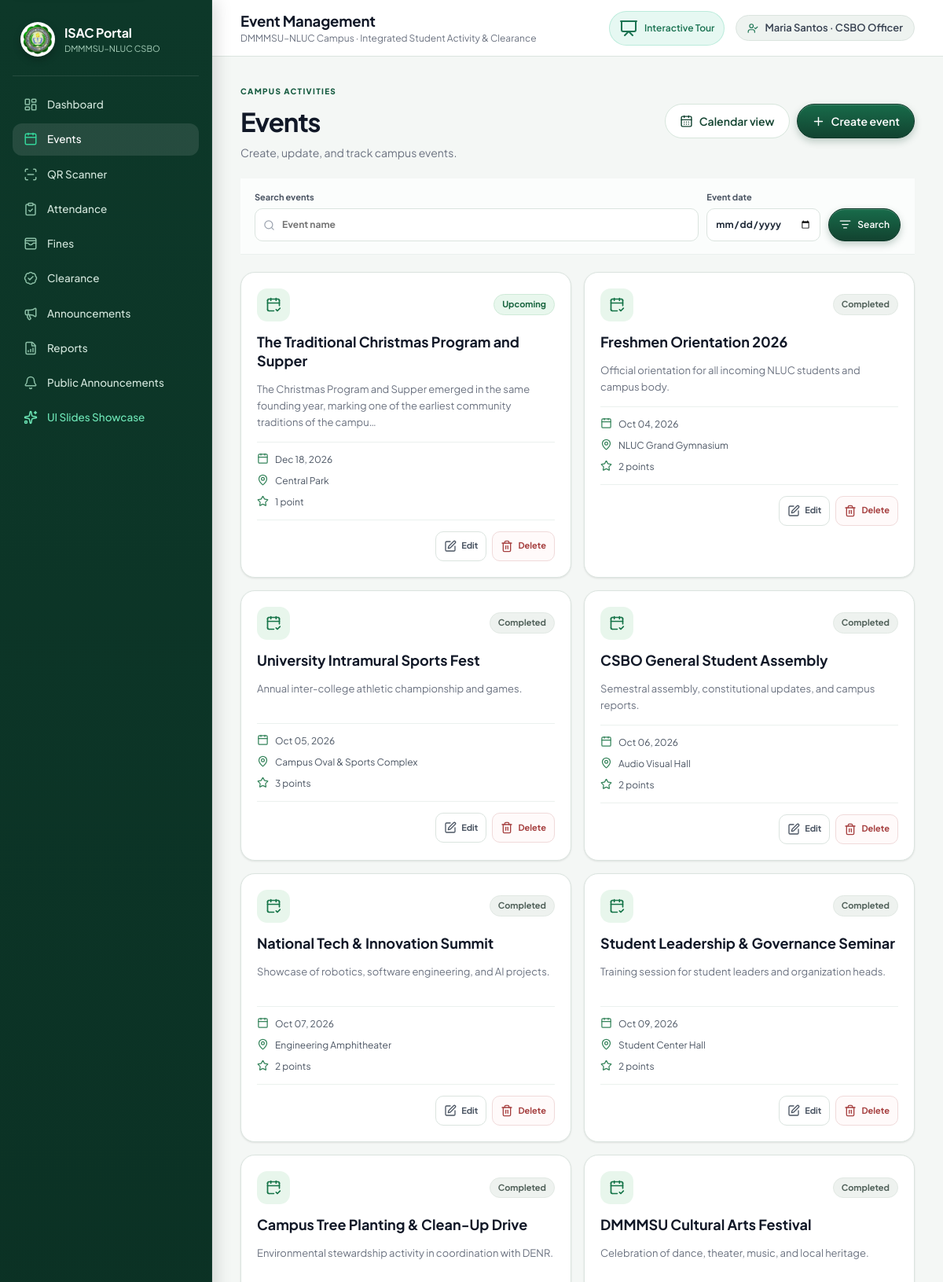
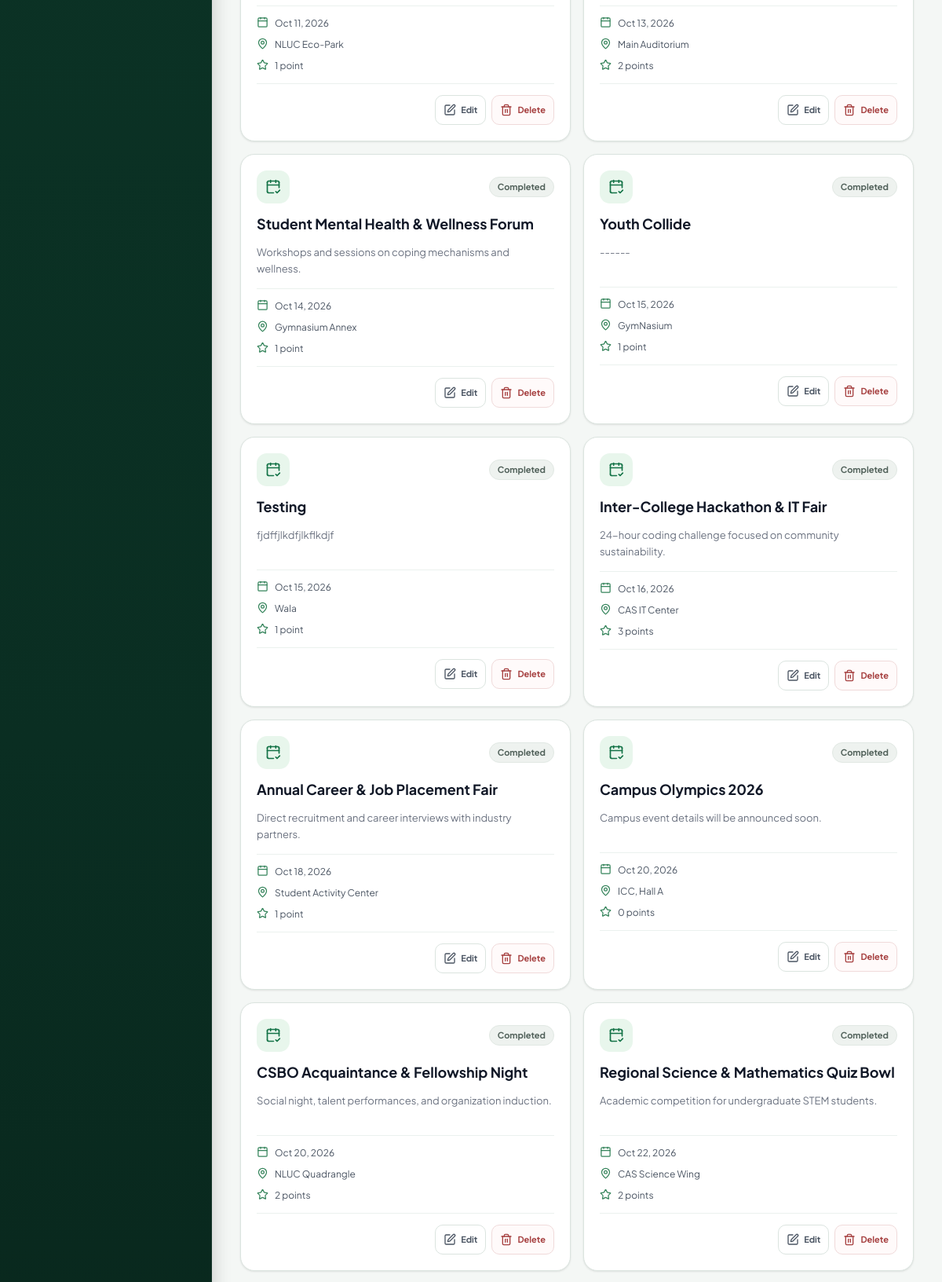
Screenshot of /officer/events/ (signed in, upper part) with the database file from the repository (2 pictures, top to bottom).
### portal/models.py (models this page shows, shortened)
class Profile(models.Model):
    ROLE_CHOICES = [("student","Student"),("officer","CSBO Officer"),("admin","Administrator")]
    user = models.OneToOneField(User, on_delete=models.CASCADE, related_name="profile")
    role = models.CharField(max_length=20, choices=ROLE_CHOICES, default="student")
    requested_role = models.CharField(max_length=20, choices=ROLE_CHOICES, blank=True, default="")
    student_no = models.CharField(max_length=30, unique=True, null=True, blank=True)
    first_name = models.CharField(max_length=80, blank=True)
    middle_name = models.CharField(max_length=80, blank=True)
    last_name = models.CharField(max_length=80, blank=True)
    college = models.ForeignKey(College, on_delete=models.SET_NULL, null=True, blank=True)
    program = models.ForeignKey(Program, on_delete=models.SET_NULL, null=True, blank=True)
    year_level = models.PositiveSmallIntegerField(default=1)
    photo = models.ImageField(upload_to="students/", blank=True, null=True)
    qr_token = models.UUIDField(default=uuid.uuid4, unique=True, editable=False)
    position = models.CharField(max_length=100, blank=True)

class Event(models.Model):
    STATUS = [("upcoming","Upcoming"),("ongoing","Ongoing"),("completed","Completed"),("cancelled","Cancelled")]
    title = models.CharField(max_length=180)
    description = models.TextField(blank=True)
    venue = models.CharField(max_length=180)
    event_date = models.DateField()
    start_time = models.TimeField()
    end_time = models.TimeField()
    points = models.PositiveIntegerField(default=1)
    status = models.CharField(max_length=20, choices=STATUS, default="upcoming")
    created_by = models.ForeignKey(User, on_delete=models.PROTECT, related_name="created_events")
    created_at = models.DateTimeField(auto_now_add=True)
    @property
    def current_status(self):
        if self.status == "cancelled":
            return "cancelled"
        now = timezone.localtime()
        tz = timezone.get_current_timezone()
        starts_at = timezone.make_aware(datetime.combine(self.event_date, self.start_time), tz)
        ends_at = timezone.make_aware(datetime.combine(self.event_date, self.end_time), tz)
        if now < starts_at:
            return "upcoming"
        if now < ends_at:
            return "ongoing"
        return "completed"
    @property
    def current_status_display(self):
        return dict(self.STATUS).get(self.current_status, self.current_status.title())

### portal/views.py (the view)
        def wrapped(request, *args, **kwargs):
            if not request.user.is_authenticated: return redirect("login")
            profile = getattr(request.user, "profile", None)
            if profile is None:
                if request.user.is_staff or request.user.is_superuser:
                    return redirect("admin:index")
                messages.error(request, "Your account does not have a portal profile. Please contact an administrator.")
                return redirect("login")
            role = profile.role
            if role not in roles:
                messages.error(request, "You do not have permission to access this page.")
                return redirect("dashboard")
            return view(request, *args, **kwargs)

### portal/views.py (called while the page is built)
def role_required(*roles):
    def deco(view):
        def wrapped(request, *args, **kwargs):
            if not request.user.is_authenticated: return redirect("login")
            profile = getattr(request.user, "profile", None)
            if profile is None:
                if request.user.is_staff or request.user.is_superuser:
                    return redirect("admin:index")
                messages.error(request, "Your account does not have a portal profile. Please contact an administrator.")
                return redirect("login")
            role = profile.role
            if role not in roles:
                messages.error(request, "You do not have permission to access this page.")
                return redirect("dashboard")
            return view(request, *args, **kwargs)
        return wrapped
    return deco

### templates/portal/events_manage.html (shortened to what this page needs)
{% extends "base.html" %}
{% block page_title %}Event Management{% endblock %}
{% block content %}
<section class="module-page">
  <div class="module-heading">
    <div><span class="module-eyebrow">Campus activities</span><h2>Events</h2><p>Create, update, and track campus events.</p></div>
    <div class="module-heading-actions">
      <a class="btn module-secondary" href="{% url 'event_calendar' %}"><i data-lucide="calendar-days" aria-hidden="true"></i> Calendar view</a>
      <a class="btn primary" href="{% url 'event_create' %}"><i data-lucide="plus" aria-hidden="true"></i> Create event</a>
    </div>
  </div>
  <form class="module-filter-bar event-filter-bar" method="get">
    <label class="module-search">
      <span>Search events</span>
      <i data-lucide="search" aria-hidden="true"></i>
      <input type="search" name="q" value="{{ q }}" placeholder="Event name">
    </label>
    <label><span>Event date</span><input type="date" name="event_date" value="{{ event_date }}"></label>
    <button class="btn primary" type="submit"><i data-lucide="list-filter" aria-hidden="true"></i> Search</button>
  </form>
  {% if events %}
  <div class="event-card-grid">
    {% for e in events %}
    <article class="event-card">
      <div class="event-card-top"><span class="event-card-icon"><i data-lucide="calendar-check-2" aria-hidden="true"></i></span><span class="badge event-status {{ e.current_status }}">{{ e.current_status_display }}</span></div>
      <h3>{{ e.title }}</h3>
      <p class="event-card-description">{{ e.description|default:"Campus event details will be announced soon."|truncatechars:130 }}</p>
      <div class="event-card-meta"><span><i data-lucide="calendar" aria-hidden="true"></i>{{ e.event_date|date:"M d, Y" }}</span><span><i data-lucide="map-pin" aria-hidden="true"></i>{{ e.venue }}</span><span><i data-lucide="star" aria-hidden="true"></i>{{ e.points }} point{{ e.points|pluralize }}</span></div>
      <div class="event-card-actions">
        <a class="module-icon-action edit" href="{% url 'event_edit' e.id %}" aria-label="Edit {{ e.title }}" title="Edit event"><i data-lucide="square-pen" aria-hidden="true"></i><span>Edit</span></a>
        <form method="post" action="{% url 'event_delete' e.id %}" onsubmit="return confirm('Delete this event? Attendance records for it may also be removed.');">
          {% csrf_token %}<button class="module-icon-action delete" type="submit" aria-label="Delete {{ e.title }}" title="Delete event"><i data-lucide="trash-2" aria-hidden="true"></i><span>Delete</span></button>
        </form>
      </div>
    </article>
    {% endfor %}
  </div>
  {% endif %}
</section>
{% endblock %}

### templates/base.html (shortened to what this page needs)
{% load static %}
<!doctype html>
<html lang="en" data-theme="light">
<head>
  <link rel="stylesheet" href="{% static 'css/app.css' %}?v=20261015-1">
</head>
<body>
  <div class="app-shell">
    <aside class="sidebar" id="sidebar" aria-label="Main navigation">
      <div class="brand">
        <img src="{% static 'img/csbo-logo.png' %}" alt="CSBO logo">
        <div>
          <b>ISAC Portal</b>
          <small>DMMMSU–NLUC CSBO</small>
        </div>
      </div>
      <nav>
        <a href="{% url 'dashboard' %}" class="{% if request.resolver_match.url_name == 'dashboard' or request.resolver_match.url_name == 'student_dashboard' or request.resolver_match.url_name == 'officer_dashboard' %}active{% endif %}">
          <i data-lucide="layout-dashboard"></i>Dashboard
        </a>
        {% if user.profile.role == 'student' %}
          <a href="{% url 'digital_id' %}" class="{% if request.resolver_match.url_name == 'digital_id' %}active{% endif %}">
            <i data-lucide="id-card"></i>Digital ID
          </a>
          <a href="{% url 'event_calendar' %}" class="{% if request.resolver_match.url_name == 'event_calendar' %}active{% endif %}">
            <i data-lucide="calendar-days"></i>Event Calendar
          </a>
          <a href="{% url 'my_activities' %}" class="{% if request.resolver_match.url_name == 'my_activities' %}active{% endif %}">
            <i data-lucide="activity"></i>My Activities
          </a>
          <a href="{% url 'clearance' %}" class="{% if request.resolver_match.url_name == 'clearance' %}active{% endif %}">
            <i data-lucide="badge-check"></i>Clearance
          </a>
          <a href="{% url 'student_fines' %}" class="{% if request.resolver_match.url_name == 'student_fines' or request.resolver_match.url_name == 'fine_receipt' %}active{% endif %}">
            <i data-lucide="wallet-cards"></i>Fines &amp; Fees
          </a>
        {% else %}
          <a href="{% url 'events_manage' %}" class="{% if 'event' in request.resolver_match.url_name %}active{% endif %}">
            <i data-lucide="calendar"></i>Events
          </a>
          <a href="{% url 'scanner' %}" class="{% if request.resolver_match.url_name == 'scanner' %}active{% endif %}">
            <i data-lucide="scan-line"></i>QR Scanner
          </a>
          <a href="{% url 'attendance_records' %}" class="{% if request.resolver_match.url_name == 'attendance_records' %}active{% endif %}">
            <i data-lucide="clipboard-check"></i>Attendance
          </a>
          <a href="{% url 'fines' %}" class="{% if 'fine' in request.resolver_match.url_name %}active{% endif %}">
            <i data-lucide="wallet-cards"></i>Fines
          </a>
          <a href="{% url 'clearance_manage' %}" class="{% if 'clearance' in request.resolver_match.url_name %}active{% endif %}">
            <i data-lucide="badge-check"></i>Clearance
          </a>
          <a href="{% url 'announcement_manage' %}" class="{% if 'announcement_manage' in request.resolver_match.url_name %}active{% endif %}">
            <i data-lucide="megaphone"></i>Announcements
          </a>
          <a href="{% url 'reports' %}" class="{% if 'report' in request.resolver_match.url_name %}active{% endif %}">
            <i data-lucide="file-bar-chart"></i>Reports
          </a>
        {% endif %}
        <a href="{% url 'announcements' %}" class="{% if request.resolver_match.url_name == 'announcements' %}active{% endif %}">
          <i data-lucide="bell"></i>Public Announcements
        </a>
        <a href="{% url 'showcase' %}" class="{% if request.resolver_match.url_name == 'showcase' %}active{% endif %}" style="color: #6ee7b7;">
          <i data-lucide="sparkles" style="color: #6ee7b7;"></i>UI Slides Showcase
        </a>
      </nav>
    </aside>
    <main class="main" id="main-content" tabindex="-1">
      <header class="topbar{% if request.resolver_match.url_name == 'showcase' %} showcase-topbar{% endif %}">
        <div class="topbar-left">
          <div>
            <h1>{% block page_title %}Dashboard{% endblock %}</h1>
            <span class="crumb">DMMMSU–NLUC Campus · Integrated Student Activity & Clearance</span>
          </div>
        </div>
        <div class="top-actions">
          <a href="{% url 'showcase' %}" class="btn" style="background: rgba(16, 185, 129, 0.1); color: var(--emerald-600); border: 1px solid rgba(16, 185, 129, 0.2); padding: 6px 12px; font-size: 12px; border-radius: 999px;">
            <i data-lucide="presentation"></i> Interactive Tour
          </a>
          <span class="user-chip">
            <i data-lucide="user-check" style="width:14px; height:14px; color:var(--emerald-600);"></i>
            {{ user.get_full_name|default:user.username }} · {{ user.profile.get_role_display|default:"Student" }}
          </span>
        </div>
      </header>
      <div class="content">
        {% block content %}{% endblock %}
      </div>
    </main>
  </div>
</body>
</html>

### rows the page displays
Event: current_status_display "Upcoming", title "The Traditional Christmas Program and Supper", description "The Christmas Program and Supper emerged in the same founding year, marking one of the earliest community traditions of the campu…", event_date "Dec 18, 2026", venue "Central Park", points "1"
Event: current_status_display "Completed", title "Freshmen Orientation 2026", description "Official orientation for all incoming NLUC students and campus body.", event_date "Oct 04, 2026", venue "NLUC Grand Gymnasium", points "2"
Event: current_status_display "Completed", title "University Intramural Sports Fest", description "Annual inter-college athletic championship and games.", event_date "Oct 05, 2026", venue "Campus Oval & Sports Complex", points "3"
Event: current_status_display "Completed", title "CSBO General Student Assembly", description "Semestral assembly, constitutional updates, and campus reports.", event_date "Oct 06, 2026", venue "Audio Visual Hall", points "2"
Event: current_status_display "Completed", title "National Tech & Innovation Summit", description "Showcase of robotics, software engineering, and AI projects.", event_date "Oct 07, 2026", venue "Engineering Amphitheater", points "2"
Event: current_status_display "Completed", title "Student Leadership & Governance Seminar", description "Training session for student leaders and organization heads.", event_date "Oct 09, 2026", venue "Student Center Hall", points "2"
Event: current_status_display "Completed", title "Campus Tree Planting & Clean-Up Drive", description "Environmental stewardship activity in coordination with DENR.", event_date "Oct 11, 2026", venue "NLUC Eco-Park", points "1"
Event: current_status_display "Completed", title "DMMMSU Cultural Arts Festival", description "Celebration of dance, theater, music, and local heritage.", event_date "Oct 13, 2026", venue "Main Auditorium", points "2"
Event: current_status_display "Completed", title "Student Mental Health & Wellness Forum", description "Workshops and sessions on coping mechanisms and wellness.", event_date "Oct 14, 2026", venue "Gymnasium Annex", points "1"
Event: current_status_display "Completed", title "Youth Collide", description "------", event_date "Oct 15, 2026", venue "GymNasium", points "1"
Event: current_status_display "Completed", title "Testing", description "fjdffjlkdfjlkflkdjf", event_date "Oct 15, 2026", venue "Wala", points "1"
Event: current_status_display "Completed", title "Inter-College Hackathon & IT Fair", description "24-hour coding challenge focused on community sustainability.", event_date "Oct 16, 2026", venue "CAS IT Center", points "3"
Event: current_status_display "Completed", title "Annual Career & Job Placement Fair", description "Direct recruitment and career interviews with industry partners.", event_date "Oct 18, 2026", venue "Student Activity Center", points "1"
Event: current_status_display "Completed", title "Campus Olympics 2026", description "Campus event details will be announced soon.", event_date "Oct 20, 2026", venue "ICC, Hall A", points "0"
Event: current_status_display "Completed", title "CSBO Acquaintance & Fellowship Night", description "Social night, talent performances, and organization induction.", event_date "Oct 20, 2026", venue "NLUC Quadrangle", points "2"
Event: current_status_display "Completed", title "Regional Science & Mathematics Quiz Bowl", description "Academic competition for undergraduate STEM students.", event_date "Oct 22, 2026", venue "CAS Science Wing", points "2"

### other values shown
{{ user.get_full_name|default:user.username }} "Maria Santos"
{{ user.profile.get_role_display|default:"Student" }} "CSBO Officer"
